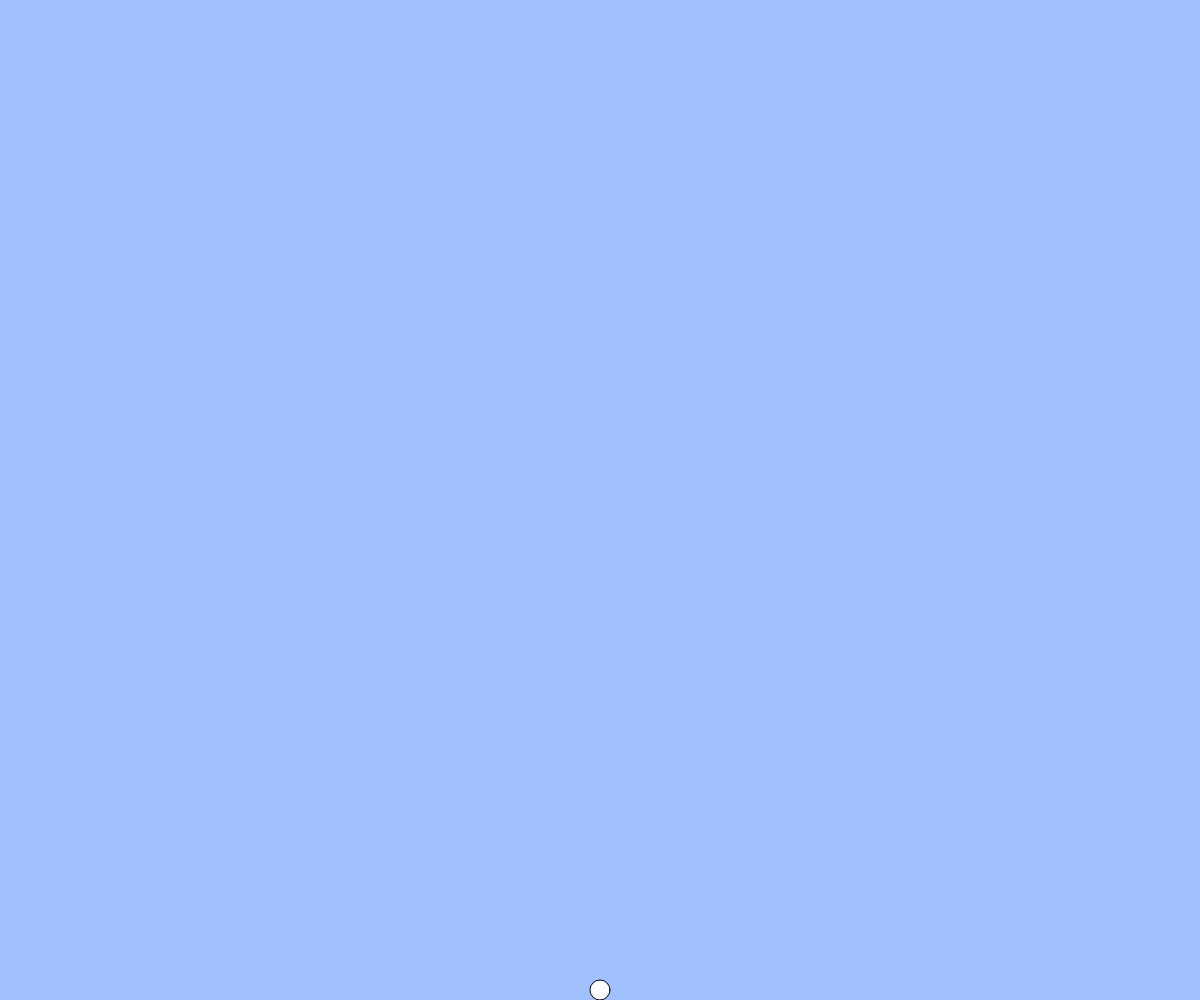
Frame 1 (no input)
Frame 60 (no input): identical to frame 1, image omitted
Frame 120 (the mouse pressed at the canvas centre since frame 60): identical to frame 1, image omitted

The p5.js sketch that drew this single still picture (run headless with seeded random() and noise() and a simulated clock; from frame 60 on, the mouse is pressed at the canvas centre):

// p5.js sketch
// ── sketch.js
let x, y, vy;
const g = 1; // 重力加速度
const vyMax = 30;

function setup(){
  createCanvas(windowWidth, windowHeight);
  x = width / 2;
  y = height - 10;
  vy = 8;
}

function draw(){
  background(160, 192, 255);
  ellipse(x, y, 20);

  if(keyIsDown(LEFT_ARROW)){ x -= 5; }
  if(keyIsDown(RIGHT_ARROW)){ x += 5; }

  y += vy;
  vy = constrain(vy + g, -vyMax, vyMax);

  if(y >= height - 10 && keyIsDown(" ".charCodeAt(0))){ vy = -20; }

  if(y > height - 10){ vy = 0; }
  x = constrain(x, 0, width);
  y = constrain(y, 0, height -10);
}

   function windowResized(){
     resizeCanvas(windowWidth, windowHeight);
   }

// // テキスト「アニメーションの基本」
// let x, y, vx, vy;
// const g = 1; // 重力加速度
// const vyMax = 30;
// function setup(){
//   createCanvas(windowWidth, windowHeight);
//   x = width / 2;
//   y = height / 2;
//   vx = 8;
//   vy = 8;
// }
// function draw(){
//   background(160, 192, 255);
//   ellipse(x, y, 20, 20);
//   x += vx;
//   y += vy;
//   // 重力（コメント機能でオンオフ切り替えて実行してみましょう）
//   vy = constrain(vy + g, -vyMax, vyMax);
//   // 端の処理パターン (1) 反対側から出てくる
//   // if(x > width){ x = 0; }
//   // else if(x < 0){ x = width; }
//   // if(y > height){ y = 0; }
//   // if(y < 0){ y = height; }
// 　// 端の処理パターン (2) 跳ね返る
//   if(x < 0 || x > width){ vx = -1 * vx; }
//   if(y > height){ vy = -1 * vy; }
//   x = constrain(x, 0, width);
//   y = constrain(y, 0, height);
// }
// function windowResized(){
//   resizeCanvas(windowWidth, windowHeight);
// }
